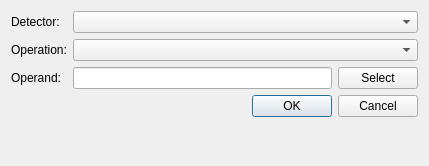
<?xml version="1.0" encoding="UTF-8"?>
<ui version="4.0">
 <class>image_calculator_dialog</class>
 <widget class="QDialog" name="image_calculator_dialog">
  <property name="geometry">
   <rect>
    <x>0</x>
    <y>0</y>
    <width>429</width>
    <height>166</height>
   </rect>
  </property>
  <property name="sizePolicy">
   <sizepolicy hsizetype="Minimum" vsizetype="Minimum">
    <horstretch>0</horstretch>
    <verstretch>0</verstretch>
   </sizepolicy>
  </property>
  <property name="windowTitle">
   <string>Image Calculator</string>
  </property>
  <layout class="QGridLayout" name="gridLayout">
   <item row="1" column="0">
    <widget class="QLabel" name="operation_label">
     <property name="text">
      <string>Operation:</string>
     </property>
    </widget>
   </item>
   <item row="2" column="1">
    <widget class="QLineEdit" name="operand_file"/>
   </item>
   <item row="0" column="0">
    <widget class="QLabel" name="detector_label">
     <property name="text">
      <string>Detector:</string>
     </property>
    </widget>
   </item>
   <item row="2" column="0">
    <widget class="QLabel" name="operand_file_label">
     <property name="text">
      <string>Operand:</string>
     </property>
    </widget>
   </item>
   <item row="2" column="2">
    <widget class="QPushButton" name="select_operand_file">
     <property name="text">
      <string>Select</string>
     </property>
    </widget>
   </item>
   <item row="1" column="1" colspan="2">
    <widget class="QComboBox" name="operation"/>
   </item>
   <item row="0" column="1" colspan="2">
    <widget class="QComboBox" name="detector"/>
   </item>
   <item row="3" column="1" colspan="2">
    <widget class="QDialogButtonBox" name="button_box">
     <property name="orientation">
      <enum>Qt::Horizontal</enum>
     </property>
     <property name="standardButtons">
      <set>QDialogButtonBox::Cancel|QDialogButtonBox::Ok</set>
     </property>
    </widget>
   </item>
   <item row="4" column="0" colspan="3">
    <spacer name="verticalSpacer">
     <property name="orientation">
      <enum>Qt::Vertical</enum>
     </property>
     <property name="sizeHint" stdset="0">
      <size>
       <width>20</width>
       <height>0</height>
      </size>
     </property>
    </spacer>
   </item>
  </layout>
 </widget>
 <tabstops>
  <tabstop>detector</tabstop>
  <tabstop>operation</tabstop>
  <tabstop>operand_file</tabstop>
  <tabstop>select_operand_file</tabstop>
 </tabstops>
 <resources/>
 <connections>
  <connection>
   <sender>button_box</sender>
   <signal>accepted()</signal>
   <receiver>image_calculator_dialog</receiver>
   <slot>accept()</slot>
   <hints>
    <hint type="sourcelabel">
     <x>227</x>
     <y>118</y>
    </hint>
    <hint type="destinationlabel">
     <x>157</x>
     <y>137</y>
    </hint>
   </hints>
  </connection>
  <connection>
   <sender>button_box</sender>
   <signal>rejected()</signal>
   <receiver>image_calculator_dialog</receiver>
   <slot>reject()</slot>
   <hints>
    <hint type="sourcelabel">
     <x>268</x>
     <y>124</y>
    </hint>
    <hint type="destinationlabel">
     <x>277</x>
     <y>137</y>
    </hint>
   </hints>
  </connection>
 </connections>
</ui>
